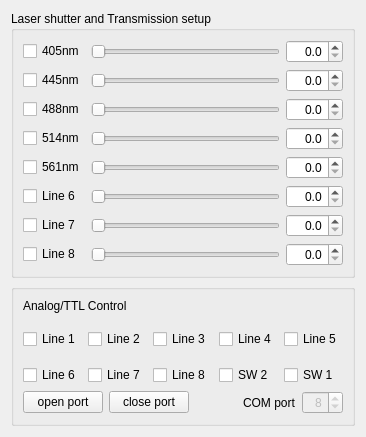
        <widget class="QWidget" name="tabLaser">
         <attribute name="title">
          <string>Laser</string>
         </attribute>
         <layout class="QVBoxLayout" name="verticalLayout_3">
          <item>
           <widget class="QGroupBox" name="groupBoxLaser">
            <property name="enabled">
             <bool>true</bool>
            </property>
            <property name="title">
             <string>Laser shutter and Transmission setup</string>
            </property>
            <property name="checkable">
             <bool>false</bool>
            </property>
            <property name="checked">
             <bool>false</bool>
            </property>
            <layout class="QVBoxLayout" name="verticalLayout">
             <item>
              <layout class="QGridLayout" name="gridLaserSetup_layout">
               <item row="4" column="1">
                <widget class="QSlider" name="aotfLine1">
                 <property name="maximum">
                  <number>1000</number>
                 </property>
                 <property name="singleStep">
                  <number>10</number>
                 </property>
                 <property name="pageStep">
                  <number>100</number>
                 </property>
                 <property name="value">
                  <number>0</number>
                 </property>
                 <property name="sliderPosition">
                  <number>0</number>
                 </property>
                 <property name="orientation">
                  <enum>Qt::Horizontal</enum>
                 </property>
                </widget>
               </item>
               <item row="8" column="0">
                <widget class="QCheckBox" name="cbLine7">
                 <property name="accessibleDescription">
                  <string notr="true">no apply</string>
                 </property>
                 <property name="text">
                  <string>Line 7</string>
                 </property>
                </widget>
               </item>
               <item row="4" column="2">
                <widget class="QDoubleSpinBox" name="doubleSpinBox_aotfLine1">
                 <property name="accessibleDescription">
                  <string notr="true">no apply</string>
                 </property>
                 <property name="alignment">
                  <set>Qt::AlignRight|Qt::AlignTrailing|Qt::AlignVCenter</set>
                 </property>
                 <property name="decimals">
                  <number>1</number>
                 </property>
                 <property name="singleStep">
                  <double>0.100000000000000</double>
                 </property>
                 <property name="value">
                  <double>0.000000000000000</double>
                 </property>
                </widget>
               </item>
               <item row="3" column="1">
                <widget class="QSlider" name="aotfLine4">
                 <property name="maximum">
                  <number>1000</number>
                 </property>
                 <property name="singleStep">
                  <number>10</number>
                 </property>
                 <property name="pageStep">
                  <number>100</number>
                 </property>
                 <property name="value">
                  <number>0</number>
                 </property>
                 <property name="sliderPosition">
                  <number>0</number>
                 </property>
                 <property name="orientation">
                  <enum>Qt::Horizontal</enum>
                 </property>
                </widget>
               </item>
               <item row="3" column="2">
                <widget class="QDoubleSpinBox" name="doubleSpinBox_aotfLine4">
                 <property name="accessibleDescription">
                  <string notr="true">no apply</string>
                 </property>
                 <property name="alignment">
                  <set>Qt::AlignRight|Qt::AlignTrailing|Qt::AlignVCenter</set>
                 </property>
                 <property name="decimals">
                  <number>1</number>
                 </property>
                 <property name="singleStep">
                  <double>0.100000000000000</double>
                 </property>
                 <property name="value">
                  <double>0.000000000000000</double>
                 </property>
                </widget>
               </item>
               <item row="2" column="2">
                <widget class="QDoubleSpinBox" name="doubleSpinBox_aotfLine3">
                 <property name="accessibleDescription">
                  <string notr="true">no apply</string>
                 </property>
                 <property name="alignment">
                  <set>Qt::AlignRight|Qt::AlignTrailing|Qt::AlignVCenter</set>
                 </property>
                 <property name="decimals">
                  <number>1</number>
                 </property>
                 <property name="singleStep">
                  <double>0.100000000000000</double>
                 </property>
                 <property name="value">
                  <double>0.000000000000000</double>
                 </property>
                </widget>
               </item>
               <item row="7" column="0">
                <widget class="QCheckBox" name="cbLine6">
                 <property name="accessibleDescription">
                  <string notr="true">no apply</string>
                 </property>
                 <property name="text">
                  <string>Line 6</string>
                 </property>
                </widget>
               </item>
               <item row="2" column="1">
                <widget class="QSlider" name="aotfLine3">
                 <property name="maximum">
                  <number>1000</number>
                 </property>
                 <property name="singleStep">
                  <number>10</number>
                 </property>
                 <property name="pageStep">
                  <number>100</number>
                 </property>
                 <property name="value">
                  <number>0</number>
                 </property>
                 <property name="sliderPosition">
                  <number>0</number>
                 </property>
                 <property name="orientation">
                  <enum>Qt::Horizontal</enum>
                 </property>
                </widget>
               </item>
               <item row="9" column="0">
                <widget class="QCheckBox" name="cbLine8">
                 <property name="accessibleDescription">
                  <string notr="true">no apply</string>
                 </property>
                 <property name="text">
                  <string>Line 8</string>
                 </property>
                </widget>
               </item>
               <item row="5" column="1">
                <widget class="QSlider" name="aotfLine5">
                 <property name="maximum">
                  <number>1000</number>
                 </property>
                 <property name="singleStep">
                  <number>10</number>
                 </property>
                 <property name="pageStep">
                  <number>100</number>
                 </property>
                 <property name="value">
                  <number>0</number>
                 </property>
                 <property name="sliderPosition">
                  <number>0</number>
                 </property>
                 <property name="orientation">
                  <enum>Qt::Horizontal</enum>
                 </property>
                </widget>
               </item>
               <item row="7" column="1">
                <widget class="QSlider" name="aotfLine6">
                 <property name="maximum">
                  <number>1000</number>
                 </property>
                 <property name="singleStep">
                  <number>10</number>
                 </property>
                 <property name="pageStep">
                  <number>100</number>
                 </property>
                 <property name="value">
                  <number>0</number>
                 </property>
                 <property name="sliderPosition">
                  <number>0</number>
                 </property>
                 <property name="orientation">
                  <enum>Qt::Horizontal</enum>
                 </property>
                </widget>
               </item>
               <item row="8" column="1">
                <widget class="QSlider" name="aotfLine7">
                 <property name="maximum">
                  <number>1000</number>
                 </property>
                 <property name="singleStep">
                  <number>10</number>
                 </property>
                 <property name="pageStep">
                  <number>100</number>
                 </property>
                 <property name="value">
                  <number>0</number>
                 </property>
                 <property name="sliderPosition">
                  <number>0</number>
                 </property>
                 <property name="orientation">
                  <enum>Qt::Horizontal</enum>
                 </property>
                </widget>
               </item>
               <item row="9" column="1">
                <widget class="QSlider" name="aotfLine8">
                 <property name="maximum">
                  <number>1000</number>
                 </property>
                 <property name="singleStep">
                  <number>10</number>
                 </property>
                 <property name="pageStep">
                  <number>100</number>
                 </property>
                 <property name="value">
                  <number>0</number>
                 </property>
                 <property name="sliderPosition">
                  <number>0</number>
                 </property>
                 <property name="orientation">
                  <enum>Qt::Horizontal</enum>
                 </property>
                </widget>
               </item>
               <item row="5" column="2">
                <widget class="QDoubleSpinBox" name="doubleSpinBox_aotfLine5">
                 <property name="accessibleDescription">
                  <string notr="true">no apply</string>
                 </property>
                 <property name="alignment">
                  <set>Qt::AlignRight|Qt::AlignTrailing|Qt::AlignVCenter</set>
                 </property>
                 <property name="decimals">
                  <number>1</number>
                 </property>
                 <property name="singleStep">
                  <double>0.100000000000000</double>
                 </property>
                 <property name="value">
                  <double>0.000000000000000</double>
                 </property>
                </widget>
               </item>
               <item row="7" column="2">
                <widget class="QDoubleSpinBox" name="doubleSpinBox_aotfLine6">
                 <property name="accessibleDescription">
                  <string notr="true">no apply</string>
                 </property>
                 <property name="alignment">
                  <set>Qt::AlignRight|Qt::AlignTrailing|Qt::AlignVCenter</set>
                 </property>
                 <property name="decimals">
                  <number>1</number>
                 </property>
                 <property name="singleStep">
                  <double>0.100000000000000</double>
                 </property>
                 <property name="value">
                  <double>0.000000000000000</double>
                 </property>
                </widget>
               </item>
               <item row="8" column="2">
                <widget class="QDoubleSpinBox" name="doubleSpinBox_aotfLine7">
                 <property name="accessibleDescription">
                  <string notr="true">no apply</string>
                 </property>
                 <property name="alignment">
                  <set>Qt::AlignRight|Qt::AlignTrailing|Qt::AlignVCenter</set>
                 </property>
                 <property name="decimals">
                  <number>1</number>
                 </property>
                 <property name="singleStep">
                  <double>0.100000000000000</double>
                 </property>
                 <property name="value">
                  <double>0.000000000000000</double>
                 </property>
                </widget>
               </item>
               <item row="9" column="2">
                <widget class="QDoubleSpinBox" name="doubleSpinBox_aotfLine8">
                 <property name="accessibleDescription">
                  <string notr="true">no apply</string>
                 </property>
                 <property name="alignment">
                  <set>Qt::AlignRight|Qt::AlignTrailing|Qt::AlignVCenter</set>
                 </property>
                 <property name="decimals">
                  <number>1</number>
                 </property>
                 <property name="singleStep">
                  <double>0.100000000000000</double>
                 </property>
                 <property name="value">
                  <double>0.000000000000000</double>
                 </property>
                </widget>
               </item>
               <item row="2" column="0">
                <widget class="QCheckBox" name="cbLineTTL3">
                 <property name="accessibleDescription">
                  <string notr="true"/>
                 </property>
                 <property name="text">
                  <string>405nm</string>
                 </property>
                </widget>
               </item>
               <item row="3" column="0">
                <widget class="QCheckBox" name="cbLineTTL4">
                 <property name="accessibleDescription">
                  <string notr="true"/>
                 </property>
                 <property name="text">
                  <string>445nm</string>
                 </property>
                </widget>
               </item>
               <item row="5" column="0">
                <widget class="QCheckBox" name="cbLineTTL5">
                 <property name="accessibleDescription">
                  <string notr="true"/>
                 </property>
                 <property name="text">
                  <string>514nm</string>
                 </property>
                </widget>
               </item>
               <item row="4" column="0">
                <widget class="QCheckBox" name="cbLineTTL1">
                 <property name="accessibleDescription">
                  <string notr="true"/>
                 </property>
                 <property name="text">
                  <string>488nm</string>
                 </property>
                </widget>
               </item>
               <item row="6" column="0">
                <widget class="QCheckBox" name="cbLineTTL2">
                 <property name="accessibleDescription">
                  <string notr="true"/>
                 </property>
                 <property name="text">
                  <string>561nm</string>
                 </property>
                </widget>
               </item>
               <item row="6" column="1">
                <widget class="QSlider" name="aotfLine2">
                 <property name="maximum">
                  <number>1000</number>
                 </property>
                 <property name="singleStep">
                  <number>10</number>
                 </property>
                 <property name="pageStep">
                  <number>100</number>
                 </property>
                 <property name="value">
                  <number>0</number>
                 </property>
                 <property name="sliderPosition">
                  <number>0</number>
                 </property>
                 <property name="orientation">
                  <enum>Qt::Horizontal</enum>
                 </property>
                </widget>
               </item>
               <item row="6" column="2">
                <widget class="QDoubleSpinBox" name="doubleSpinBox_aotfLine2">
                 <property name="accessibleDescription">
                  <string notr="true">no apply</string>
                 </property>
                 <property name="alignment">
                  <set>Qt::AlignRight|Qt::AlignTrailing|Qt::AlignVCenter</set>
                 </property>
                 <property name="decimals">
                  <number>1</number>
                 </property>
                 <property name="singleStep">
                  <double>0.100000000000000</double>
                 </property>
                 <property name="value">
                  <double>0.000000000000000</double>
                 </property>
                </widget>
               </item>
              </layout>
             </item>
            </layout>
           </widget>
          </item>
          <item>
           <widget class="QGroupBox" name="gbDontShowMe3">
            <property name="enabled">
             <bool>true</bool>
            </property>
            <property name="minimumSize">
             <size>
              <width>50</width>
              <height>50</height>
             </size>
            </property>
            <property name="title">
             <string/>
            </property>
            <layout class="QVBoxLayout" name="layoutDisplay6_4">
             <item>
              <widget class="QLabel" name="labelAnalogTTL">
               <property name="text">
                <string>Analog/TTL Control</string>
               </property>
              </widget>
             </item>
             <item>
              <layout class="QHBoxLayout" name="horizontalLayout_9">
               <property name="topMargin">
                <number>10</number>
               </property>
               <item>
                <widget class="QCheckBox" name="cbLine1">
                 <property name="accessibleDescription">
                  <string notr="true">no apply</string>
                 </property>
                 <property name="text">
                  <string>Line 1</string>
                 </property>
                </widget>
               </item>
               <item>
                <widget class="QCheckBox" name="cbLine2">
                 <property name="accessibleDescription">
                  <string notr="true">no apply</string>
                 </property>
                 <property name="text">
                  <string>Line 2</string>
                 </property>
                </widget>
               </item>
               <item>
                <widget class="QCheckBox" name="cbLine3">
                 <property name="accessibleDescription">
                  <string notr="true">no apply</string>
                 </property>
                 <property name="text">
                  <string>Line 3</string>
                 </property>
                </widget>
               </item>
               <item>
                <widget class="QCheckBox" name="cbLine4">
                 <property name="accessibleDescription">
                  <string notr="true">no apply</string>
                 </property>
                 <property name="text">
                  <string>Line 4</string>
                 </property>
                </widget>
               </item>
               <item>
                <widget class="QCheckBox" name="cbLine5">
                 <property name="accessibleDescription">
                  <string notr="true">no apply</string>
                 </property>
                 <property name="text">
                  <string>Line 5</string>
                 </property>
                </widget>
               </item>
              </layout>
             </item>
             <item>
              <layout class="QHBoxLayout" name="horizontalLayout_10">
               <property name="topMargin">
                <number>10</number>
               </property>
               <item>
                <widget class="QCheckBox" name="cbLineTTL6">
                 <property name="accessibleDescription">
                  <string notr="true">no apply</string>
                 </property>
                 <property name="text">
                  <string>Line 6</string>
                 </property>
                </widget>
               </item>
               <item>
                <widget class="QCheckBox" name="cbLineTTL7">
                 <property name="accessibleDescription">
                  <string notr="true">no apply</string>
                 </property>
                 <property name="text">
                  <string>Line 7</string>
                 </property>
                </widget>
               </item>
               <item>
                <widget class="QCheckBox" name="cbLineTTL8">
                 <property name="accessibleDescription">
                  <string notr="true">no apply</string>
                 </property>
                 <property name="text">
                  <string>Line 8</string>
                 </property>
                </widget>
               </item>
               <item>
                <widget class="QCheckBox" name="cbDualOutSW2">
                 <property name="accessibleDescription">
                  <string notr="true">no apply</string>
                 </property>
                 <property name="text">
                  <string>SW 2</string>
                 </property>
                </widget>
               </item>
               <item>
                <widget class="QCheckBox" name="cbDualOutSW1">
                 <property name="accessibleDescription">
                  <string notr="true">no apply</string>
                 </property>
                 <property name="text">
                  <string>SW 1</string>
                 </property>
                </widget>
               </item>
              </layout>
             </item>
             <item>
              <layout class="QHBoxLayout" name="horizontalLayout_2">
               <item>
                <widget class="QPushButton" name="btnOpenPort">
                 <property name="enabled">
                  <bool>true</bool>
                 </property>
                 <property name="text">
                  <string>open port</string>
                 </property>
                </widget>
               </item>
               <item>
                <widget class="QPushButton" name="btnClosePort">
                 <property name="enabled">
                  <bool>true</bool>
                 </property>
                 <property name="text">
                  <string>close port</string>
                 </property>
                </widget>
               </item>
               <item>
                <spacer name="horizontalSpacer">
                 <property name="orientation">
                  <enum>Qt::Horizontal</enum>
                 </property>
                 <property name="sizeHint" stdset="0">
                  <size>
                   <width>48</width>
                   <height>20</height>
                  </size>
                 </property>
                </spacer>
               </item>
               <item>
                <widget class="QLabel" name="label_11">
                 <property name="text">
                  <string>COM port</string>
                 </property>
                </widget>
               </item>
               <item>
                <widget class="QSpinBox" name="spinBoxPortNum">
                 <property name="enabled">
                  <bool>false</bool>
                 </property>
                 <property name="accessibleDescription">
                  <string notr="true">no apply</string>
                 </property>
                 <property name="alignment">
                  <set>Qt::AlignRight|Qt::AlignTrailing|Qt::AlignVCenter</set>
                 </property>
                 <property name="value">
                  <number>8</number>
                 </property>
                </widget>
               </item>
              </layout>
             </item>
            </layout>
           </widget>
          </item>
         </layout>
        </widget>
